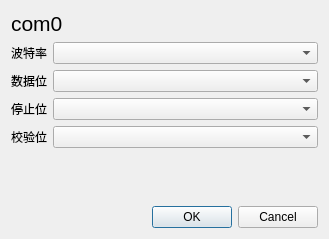
<?xml version="1.0" encoding="UTF-8"?>
<ui version="4.0">
 <class>SerialItemSetting</class>
 <widget class="QDialog" name="SerialItemSetting">
  <property name="geometry">
   <rect>
    <x>0</x>
    <y>0</y>
    <width>329</width>
    <height>239</height>
   </rect>
  </property>
  <property name="windowTitle">
   <string>Dialog</string>
  </property>
  <layout class="QVBoxLayout" name="verticalLayout">
   <item>
    <widget class="QLabel" name="port_name_label">
     <property name="font">
      <font>
       <pointsize>16</pointsize>
      </font>
     </property>
     <property name="text">
      <string>com0</string>
     </property>
    </widget>
   </item>
   <item>
    <layout class="QFormLayout" name="formLayout">
     <item row="0" column="0">
      <widget class="QLabel" name="label_2">
       <property name="text">
        <string>波特率</string>
       </property>
      </widget>
     </item>
     <item row="1" column="0">
      <widget class="QLabel" name="label_3">
       <property name="text">
        <string>数据位</string>
       </property>
      </widget>
     </item>
     <item row="3" column="0">
      <widget class="QLabel" name="label_4">
       <property name="text">
        <string>校验位</string>
       </property>
      </widget>
     </item>
     <item row="0" column="1">
      <widget class="QComboBox" name="baud_rate_select"/>
     </item>
     <item row="1" column="1">
      <widget class="QComboBox" name="data_bit_select"/>
     </item>
     <item row="3" column="1">
      <widget class="QComboBox" name="parity_select"/>
     </item>
     <item row="2" column="0">
      <widget class="QLabel" name="label_5">
       <property name="text">
        <string>停止位</string>
       </property>
      </widget>
     </item>
     <item row="2" column="1">
      <widget class="QComboBox" name="stop_bit_select"/>
     </item>
    </layout>
   </item>
   <item>
    <spacer name="verticalSpacer">
     <property name="orientation">
      <enum>Qt::Orientation::Vertical</enum>
     </property>
     <property name="sizeHint" stdset="0">
      <size>
       <width>20</width>
       <height>40</height>
      </size>
     </property>
    </spacer>
   </item>
   <item>
    <widget class="QDialogButtonBox" name="buttonBox">
     <property name="orientation">
      <enum>Qt::Orientation::Horizontal</enum>
     </property>
     <property name="standardButtons">
      <set>QDialogButtonBox::StandardButton::Cancel|QDialogButtonBox::StandardButton::Ok</set>
     </property>
    </widget>
   </item>
  </layout>
 </widget>
 <resources/>
 <connections>
  <connection>
   <sender>buttonBox</sender>
   <signal>accepted()</signal>
   <receiver>SerialItemSetting</receiver>
   <slot>accept()</slot>
   <hints>
    <hint type="sourcelabel">
     <x>248</x>
     <y>254</y>
    </hint>
    <hint type="destinationlabel">
     <x>157</x>
     <y>274</y>
    </hint>
   </hints>
  </connection>
  <connection>
   <sender>buttonBox</sender>
   <signal>rejected()</signal>
   <receiver>SerialItemSetting</receiver>
   <slot>reject()</slot>
   <hints>
    <hint type="sourcelabel">
     <x>316</x>
     <y>260</y>
    </hint>
    <hint type="destinationlabel">
     <x>286</x>
     <y>274</y>
    </hint>
   </hints>
  </connection>
 </connections>
</ui>
